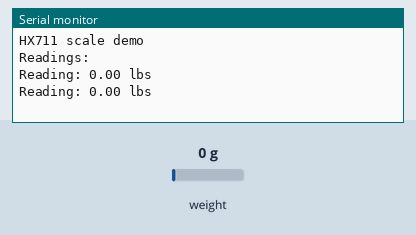
Simulated run of this sketch. Board: ESP32. On the bench: the last lines printed to the serial monitor. Inputs (shaded band) come from the test bench; at power-on: weight on the scale 0 g.

Above: at 2.2 s.
2.3 s: weight on the scale set to 100 g
At 3.6 s:
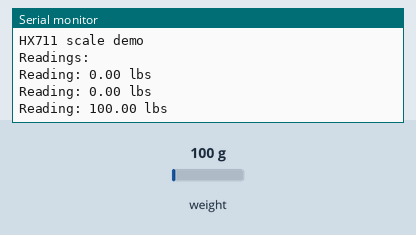
3.8 s: weight on the scale set to 1250 g
At 4.8 s:
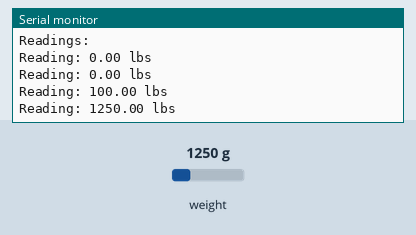
Timing chart, 0 to 6.8 s (numbered marks = the images above; inputs shaded):
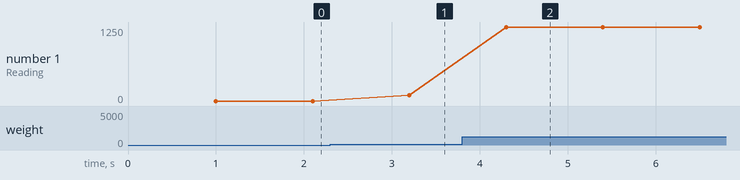

Measured:
- after the input at 2.3 s, the serial monitor: prints a new line after 0.90 s (image 1)
- after the input at 3.8 s, the serial monitor: prints a new line after 0.50 s (image 2)
- plotted number 1: 0 → 100 after the input at 2.3 s, 100 → 1250 after the input at 3.8 s

The sketch:

Strain_Gauge_esp32.ino
```cpp
#include "HX711.h"

#define calibration_factor -1000
#define DAT  13
#define CLK  12

HX711 scale;

void setup() {
  Serial.begin(115200);
  Serial.println("HX711 scale demo");

  scale.begin(DAT, CLK);
  scale.set_scale(calibration_factor);
  scale.tare();	//Assuming there is no weight on the scale at start up, reset the scale to 0

  Serial.println("Readings:");
}

void loop() {
  Serial.print("Reading: ");
  double weight = scale.get_units();
  Serial.print(weight);
  Serial.print(" lbs");
  Serial.println();
  delay(1000);
}
```
